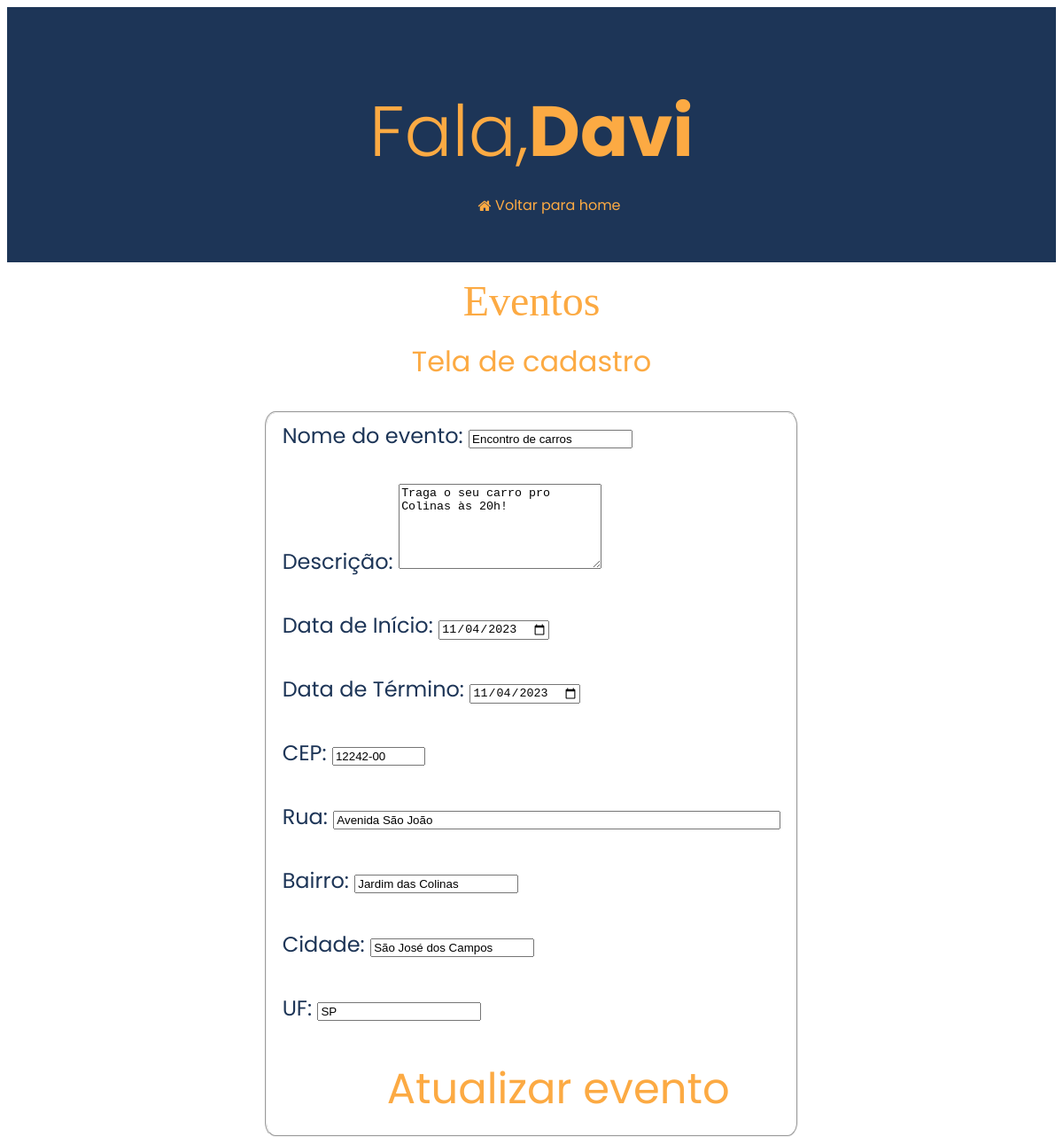
The page /pages/events/eventsedit.php?id_evento=22 (signed in) on the database its author committed.
### tables this page shows
CREATE TABLE `eventos` (
  `id` int(11) NOT NULL,
  `nome_ev` varchar(100) NOT NULL,
  `descricao` varchar(1200) NOT NULL,
  `data_inicio` date NOT NULL,
  `data_fim` date NOT NULL,
  `cep` varchar(8) NOT NULL,
  `rua` varchar(100) NOT NULL,
  `bairro` varchar(40) NOT NULL,
  `cidade` varchar(50) NOT NULL,
  `estado` varchar(40) NOT NULL,
  `path_img` varchar(255) NOT NULL,
  `usuario_id` int(11) NOT NULL
);

### controllers/editar_evento.php (called while the page is built, shortened)
<?php
    require_once '../../assets/db/connect.php';
    if(isset($_GET['id_evento'])){
        $result_evento = mysqli_query($conexao, "SELECT * FROM `eventos` WHERE `id` = " . $_GET['id_evento']);
        $numero_result = mysqli_num_rows($result_evento);
        if($numero_result == 1){
            $edit_evento = mysqli_fetch_array($result_evento);
                    ?>
                    <?php
        }
    }
?>

### pages/events/eventsedit.php (the view, shortened to what this page needs)
<?php
    require_once "../../controllers/editar_evento.php";
?>
<!DOCTYPE html>
<html lang="pt-br">
<head>
    <link rel="stylesheet" href="./css/eventscrud.css">
    <link rel="stylesheet" href="https://cdnjs.cloudflare.com/ajax/libs/font-awesome/4.7.0/css/font-awesome.min.css">
    <link href="https://unpkg.com/boxicons@2.1.2/css/boxicons.min.css" rel="stylesheet" />
</head>
<body>
    <div class="title">
        <div class="hero">
            <h1>Fala, <strong><?php echo $_SESSION['nome']; ?></strong></h1>
            <ul class="icons">
                <a href="../home/index.php" style="text-decoration: none;"><i class="fa fa-home"
                        style="color: #fcaa43; justify-content: center; align-items: center; display: flex;"><span
                            style="font-family: Poppins, serif; margin-left: 0.3rem;"> Voltar para home</span></i></a>
        </div><br><br><br>
        <p><span style="font-family: Grafite;"> Eventos</span></p><br>
        <p style="font-size: 2rem; margin-top: -4rem;">Tela de cadastro</p>
    </div>
    <div class="container">
        <fieldset>
            <form enctype="multipart/form-data" action="" method="POST">
            Nome do evento: <input type="text" name="a_nome_ev" maxlength="100" value="<?php echo $edit_evento[1]; ?>" required><br><br>
        Descrição: <textarea type="text" name="a_descricao" maxlength="1200" rows="6" cols="26"><?php echo $edit_evento[2]; ?></textarea><br><br>
        Data de Início: <input type="date" name="a_data_inicio" value="<?php echo $edit_evento[3]; ?>" pattern="YYYY-MM-DD" required><br><br>
        Data de Término: <input type="date" name="a_data_fim" value="<?php echo $edit_evento[4]; ?>" pattern="YYYY-MM-DD" required><br><br>
        CEP: <input name="a_cep" type="text" id="cep" value="<?php echo $edit_evento[5]; ?>" size="10" maxlength="9"
               onblur="pesquisacep(this.value);"><br><br>
        Rua: <input name="a_rua" type="text" id="rua" value="<?php echo $edit_evento[6]; ?>" size="60" required><br><br>
        Bairro: <input name="a_bairro" type="text" id="bairro" value="<?php echo $edit_evento[7]; ?>" required><br><br>
        Cidade: <input name="a_cidade" type="text" id="cidade" value="<?php echo $edit_evento[8]; ?>" required><br><br>
        UF: <input name="a_estado" type="text" id="uf" value="<?php echo $edit_evento[9]; ?>" required><br><br>
                <button type="submit">Atualizar evento</button>
            </form>
        </fieldset>
    </div>
</body>
</html>

### pages/events/css/eventscrud.css (style rules this page uses)
body { font-family: Poppins, serif; font-size: 1rem; line-height: 1.5; background-color: #fff; }
.title h1 { color: #fcaa43; justify-content: center; align-items: center; display: flex; font-size: 5rem; }
.title p { color: #fcaa43; justify-content: center; align-items: center; display: flex; font-size: 3rem; margin-top: -4rem; }
.hero { width: 100%; height: 18rem; background: #1d3557; display: table; }
h1 { color: #1d3557; text-align: center; margin: 0; padding: 0; display: table-cell; vertical-align: middle; text-align: center; color: #fff; font-weight: 300; margin-top: 5rem; }
.container fieldset { color: #1d3557; }
fieldset { color: black; border-radius: 2%; }
.container { justify-content: center; align-items: center; display: flex; font-size: 1.5rem; }
button { font-family: 'Poppins', serif; color: #fcaa43; background-color: transparent; font-size: 3rem; border: none; margin-left: 7rem; cursor: pointer; }

### rows shown on the page
eventos: a_nome_ev "Encontro de carros", a_descricao "Traga o seu carro pro Colinas às 20h!", a_data_inicio "11/04/2023", a_data_fim "11/04/2023", a_cep "12242-00", a_rua "Avenida São João", a_bairro "Jardim das Colinas", a_cidade "São José dos Campos", a_estado "SP"

### other values the page prints
$_SESSION['nome'] "Davi"
